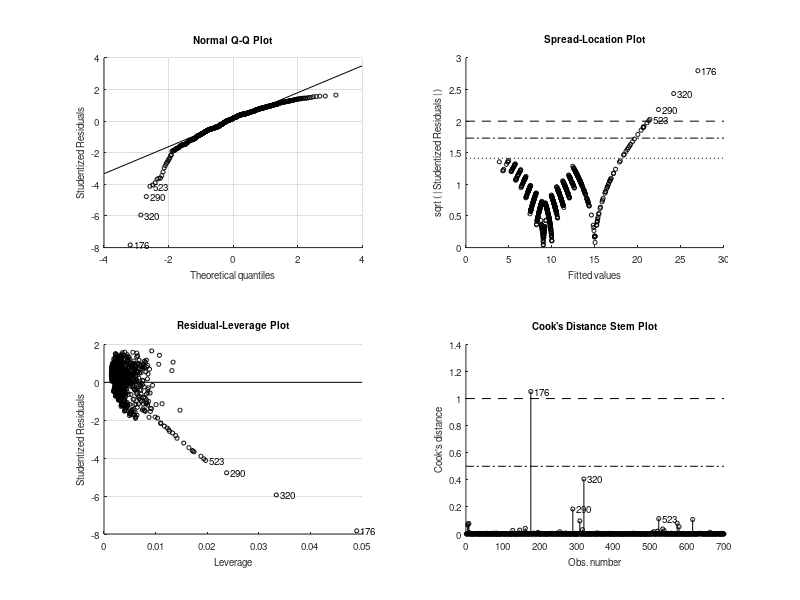

Reproduce this figure in MATLAB. (Note: this script raises an error after producing the figure.)
% PROJECT: LTE CQI Prediction using Machine Learning
% DESCRIPTION: Simulates an LTE downlink scenario to predict Channel Quality Indicator (CQI)
% based on user position and SNR using Linear Regression and Decision Trees.

clear;
clc;
close all; % Chiude eventuali figure aperte

% --- PARAMETRI DI SIMULAZIONE ---
raggio_cella = 2000;         % Raggio della cella (metri)
BS_pos = [0, 0];             % Posizione Base Station
Pt_dBm = 46;                 % Potenza trasmessa BS (dBm)
shadowing_std = 6;           % Deviazione standard Shadowing (dB) - Rende la sim più realistica
N_utenti = 1000;             % Numero utenti per round (fisso per coerenza, o usa input)
N_RB_max = 100;              % Numero Resource Blocks (20 MHz)
BW_RB = 180e3;               % Banda per RB (Hz)
N0_dBmHz = -174;             % Densità spettrale di rumore
BW_tot = N_RB_max * BW_RB;   % Banda totale
N_dBm = N0_dBmHz + 10*log10(BW_tot); % Rumore totale

% Soglie SNR per mapping CQI (Tabella standard LTE)
CQI_soglie = [-6.7, -4.7, -2.3, 0.2, 2.4, 4.3, 5.9, 8.1, 10.3, 11.7, 14.1, 16.3, 18.7, 21.0, 22.7];

% Input utente per numero di round
rounds = input("Inserisci numero di round di simulazione (es. 50): ");
if isempty(rounds), rounds = 10; end % Valore default se vuoto

% Vettori per salvare le performance (RMSE)
rmse_linear = zeros(rounds, 1);
rmse_tree = zeros(rounds, 1);

fprintf('Avvio simulazione (%d round)...\n', rounds);

% --- CICLO DI SIMULAZIONE ---
for k = 1:rounds
    
    % 1. Generazione posizioni utenti (distribuzione uniforme nel cerchio)
    theta = 2*pi*rand(N_utenti,1);
    r = raggio_cella * sqrt(rand(N_utenti,1)); 
    x = r .* cos(theta);
    y = r .* sin(theta);
    d = sqrt(x.^2 + y.^2); % Distanza dalla BS

    % 2. Calcolo Path Loss + Shadowing (Log-Normal)
    % Aggiungiamo randn * shadowing_std per rompere la collinearità perfetta
    PL_dB = 128.1 + 37.6*log10(d/1000) + (randn(N_utenti, 1) * shadowing_std);
    
    % 3. Link Budget
    Pr_dBm = Pt_dBm - PL_dB;      % Potenza ricevuta
    SNR_dB = Pr_dBm - N_dBm;      % SNR

    % 4. Mapping CQI
    CQI = zeros(N_utenti,1);
    for i = 1:N_utenti
        % Trova l'indice della soglia più alta superata
        idx = find(SNR_dB(i) > CQI_soglie, 1, 'last');
        if isempty(idx)
            CQI(i) = 1; % Valore minimo
        else
            CQI(i) = idx;
        end
    end

    % 5. Preparazione Dataset (X = Features, y = Labels)
    % Usiamo SNR e Distanza come features. Grazie allo shadowing, 
    % non sono più perfettamente correlate linearmente.
    X = [SNR_dB, d]; 
    y = CQI;

    % Divisione Train (70%) / Test (30%)
    c = cvpartition(N_utenti, "holdout", 0.3);
    X_train = X(training(c), :);
    y_train = y(training(c), :);
    X_test  = X(test(c), :);
    y_test  = y(test(c), :);

    % 6. Training dei Modelli
    % Modello 1: Regressione Lineare
    mdl_lin = fitlm(X_train, y_train);
    
    % Modello 2: Albero Decisionale (Regression Tree)
    mdl_tree = fitrtree(X_train, y_train);

    % 7. Predizione e Valutazione
    pred_lin = predict(mdl_lin, X_test);
    pred_tree = predict(mdl_tree, X_test);

    % Calcolo RMSE (Root Mean Square Error)
    rmse_linear(k) = sqrt(mean((y_test - pred_lin).^2));
    rmse_tree(k)   = sqrt(mean((y_test - pred_tree).^2));
    
    % Barra di avanzamento testuale
    if mod(k, 10) == 0
        fprintf('Completato round %d/%d\n', k, rounds);
    end
end

% --- VISUALIZZAZIONE RISULTATI ---
figure('Name', 'Model Comparison', 'Color', 'w');

% Plot andamento RMSE
subplot(2,1,1);
plot(1:rounds, rmse_linear, '-o', 'LineWidth', 1.5, 'DisplayName', 'Linear Regression');
hold on;
plot(1:rounds, rmse_tree, '-x', 'LineWidth', 1.5, 'DisplayName', 'Decision Tree');
title('Andamento RMSE sui vari round');
xlabel('Round di simulazione');
ylabel('RMSE (Errore CQI)');
legend show;
grid on;

% Plot confronto medio
subplot(2,1,2);
avg_rmse = [mean(rmse_linear), mean(rmse_tree)];
b = bar(categorical({'Linear Regression', 'Decision Tree'}), avg_rmse);
b.FaceColor = 'flat';
b.CData(1,:) = [0 0.4470 0.7410]; % Blu
b.CData(2,:) = [0.8500 0.3250 0.0980]; % Arancione
title(sprintf('RMSE Medio (Linear: %.3f vs Tree: %.3f)', avg_rmse(1), avg_rmse(2)));
ylabel('RMSE Medio');
grid on;

fprintf('\nSimulazione completata.\n');
